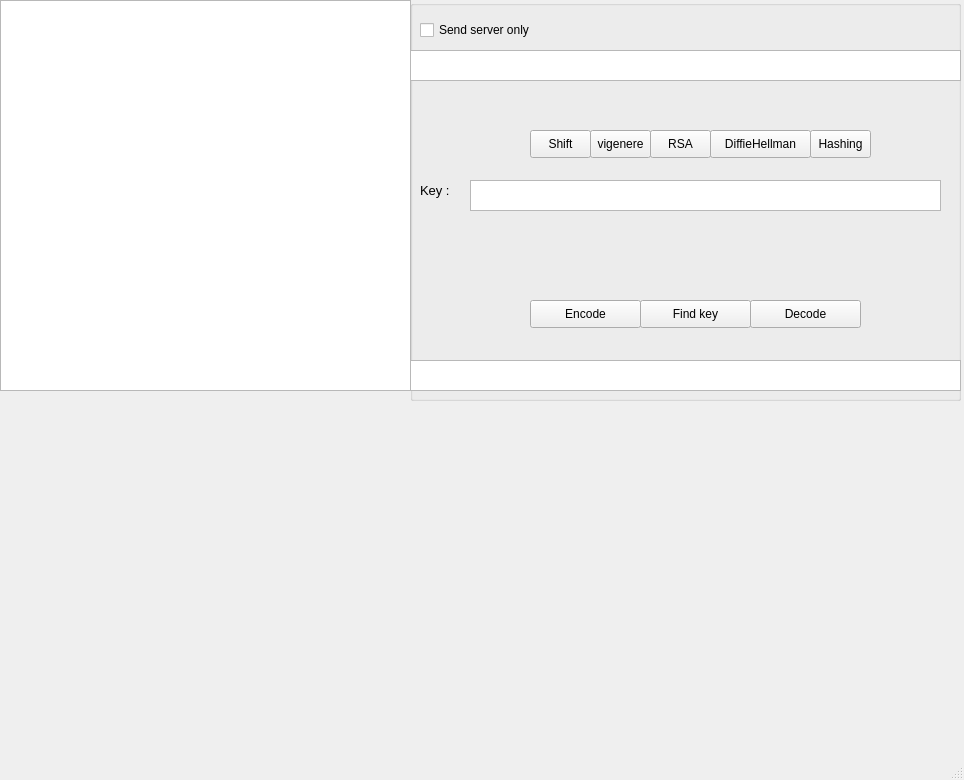
<?xml version="1.0" encoding="UTF-8"?>
<ui version="4.0">
 <class>MainWindow</class>
 <widget class="QMainWindow" name="MainWindow">
  <property name="geometry">
   <rect>
    <x>0</x>
    <y>0</y>
    <width>964</width>
    <height>780</height>
   </rect>
  </property>
  <property name="windowTitle">
   <string>MainWindow</string>
  </property>
  <widget class="QWidget" name="centralwidget">
   <widget class="QGroupBox" name="gbEncode">
    <property name="geometry">
     <rect>
      <x>410</x>
      <y>0</y>
      <width>551</width>
      <height>401</height>
     </rect>
    </property>
    <property name="title">
     <string/>
    </property>
    <widget class="QLabel" name="lblKeyDisplay">
     <property name="geometry">
      <rect>
       <x>10</x>
       <y>180</y>
       <width>41</width>
       <height>21</height>
      </rect>
     </property>
     <property name="font">
      <font>
       <pointsize>10</pointsize>
      </font>
     </property>
     <property name="text">
      <string>Key : </string>
     </property>
    </widget>
    <widget class="QPushButton" name="btnRSA">
     <property name="geometry">
      <rect>
       <x>240</x>
       <y>130</y>
       <width>61</width>
       <height>28</height>
      </rect>
     </property>
     <property name="text">
      <string>RSA</string>
     </property>
    </widget>
    <widget class="QPushButton" name="btnDiffieHellman">
     <property name="geometry">
      <rect>
       <x>300</x>
       <y>130</y>
       <width>101</width>
       <height>28</height>
      </rect>
     </property>
     <property name="text">
      <string>DiffieHellman</string>
     </property>
    </widget>
    <widget class="QPushButton" name="btnVigenere">
     <property name="geometry">
      <rect>
       <x>180</x>
       <y>130</y>
       <width>61</width>
       <height>28</height>
      </rect>
     </property>
     <property name="text">
      <string>vigenere</string>
     </property>
    </widget>
    <widget class="QPushButton" name="btnShift">
     <property name="geometry">
      <rect>
       <x>120</x>
       <y>130</y>
       <width>61</width>
       <height>28</height>
      </rect>
     </property>
     <property name="text">
      <string>Shift</string>
     </property>
    </widget>
    <widget class="QPushButton" name="btnHashing">
     <property name="geometry">
      <rect>
       <x>400</x>
       <y>130</y>
       <width>61</width>
       <height>28</height>
      </rect>
     </property>
     <property name="text">
      <string>Hashing</string>
     </property>
    </widget>
    <widget class="QCheckBox" name="cbServerOnly">
     <property name="geometry">
      <rect>
       <x>10</x>
       <y>20</y>
       <width>121</width>
       <height>20</height>
      </rect>
     </property>
     <property name="text">
      <string>Send server only</string>
     </property>
    </widget>
    <widget class="QPlainTextEdit" name="txtMessage">
     <property name="geometry">
      <rect>
       <x>0</x>
       <y>50</y>
       <width>551</width>
       <height>31</height>
      </rect>
     </property>
    </widget>
    <widget class="QPlainTextEdit" name="txtKey">
     <property name="geometry">
      <rect>
       <x>60</x>
       <y>180</y>
       <width>471</width>
       <height>31</height>
      </rect>
     </property>
    </widget>
    <widget class="QPushButton" name="btnKeyFind">
     <property name="geometry">
      <rect>
       <x>230</x>
       <y>300</y>
       <width>111</width>
       <height>28</height>
      </rect>
     </property>
     <property name="text">
      <string>Find key</string>
     </property>
    </widget>
    <widget class="QPushButton" name="btnDecode">
     <property name="geometry">
      <rect>
       <x>340</x>
       <y>300</y>
       <width>111</width>
       <height>28</height>
      </rect>
     </property>
     <property name="text">
      <string>Decode</string>
     </property>
    </widget>
    <widget class="QPushButton" name="btnEncode">
     <property name="geometry">
      <rect>
       <x>120</x>
       <y>300</y>
       <width>111</width>
       <height>28</height>
      </rect>
     </property>
     <property name="text">
      <string>Encode</string>
     </property>
    </widget>
    <widget class="QPlainTextEdit" name="txtSolution">
     <property name="geometry">
      <rect>
       <x>0</x>
       <y>360</y>
       <width>551</width>
       <height>31</height>
      </rect>
     </property>
    </widget>
   </widget>
   <widget class="QTextBrowser" name="txtServerBox">
    <property name="geometry">
     <rect>
      <x>0</x>
      <y>0</y>
      <width>411</width>
      <height>391</height>
     </rect>
    </property>
   </widget>
  </widget>
  <widget class="QMenuBar" name="menubar">
   <property name="geometry">
    <rect>
     <x>0</x>
     <y>0</y>
     <width>964</width>
     <height>26</height>
    </rect>
   </property>
  </widget>
  <widget class="QStatusBar" name="statusbar"/>
 </widget>
 <resources/>
 <connections/>
</ui>
